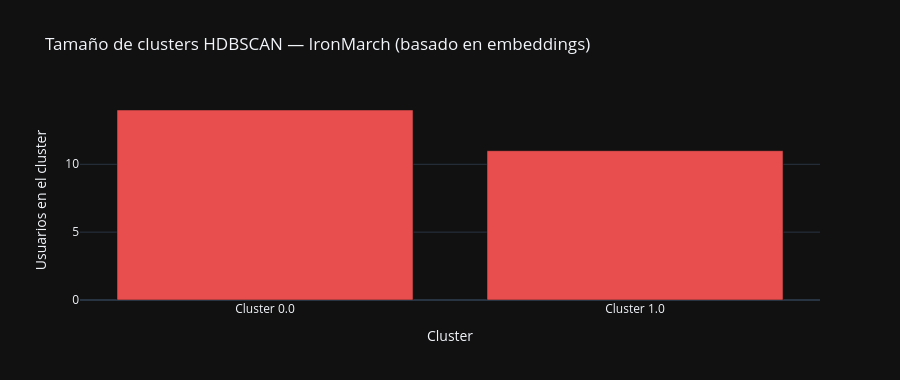

The code cell stored with this chart in its notebook:
### Markdown cell above
## 6. Respuesta a P4: Estructura de comunidades

### Code cell
# P4: Comunidades — visualización del cluster HDBSCAN del embedding

if len(semantic_signals) > 0 and 'hdbscan_cluster' in semantic_signals.columns:
    cluster_dist = semantic_signals['hdbscan_cluster'].value_counts().sort_index()

    # Excluir ruido (-1)
    cluster_real = cluster_dist[cluster_dist.index != -1]

    fig = go.Figure(go.Bar(
        x=[f'Cluster {i}' for i in cluster_real.index],
        y=cluster_real.values,
        marker_color='#E94E4E',
    ))
    fig.update_layout(
        title='Tamaño de clusters HDBSCAN — IronMarch (basado en embeddings)',
        xaxis_title='Cluster', yaxis_title='Usuarios en el cluster',
        template='plotly_dark', height=380,
    )
    fig.show()

    noise_count = cluster_dist.get(-1, 0)
    total = len(semantic_signals)
    print(f'Clusters detectados: {len(cluster_real)}')
    print(f'Usuarios en algún cluster: {cluster_real.sum():,} ({cluster_real.sum()/total*100:.1f}%)')
    print(f'Ruido (sin cluster): {noise_count:,} ({noise_count/total*100:.1f}%)')

    # Mostrar top usuarios por cluster
    if len(posts_clean) > 0:
        post_cnt = posts_clean.groupby('userid').size().reset_index(name='n_posts')
        sigs_with_posts = semantic_signals.merge(post_cnt, on='userid', how='left')

        print('\nTop usuarios por cluster (más prolíficos):')
        for cid in sorted(cluster_real.index):
            members = (
                sigs_with_posts[sigs_with_posts['hdbscan_cluster'] == cid]
                .nlargest(5, 'n_posts')[['username', 'n_posts']]
            )
            names = [f"{r['username']} ({r['n_posts']:,})" for _, r in members.iterrows()]
            print(f'  Cluster {cid}: {" | ".join(names)}')
    # Cross-tab con comunidades Leiden (notebook 02) — dos señales distintas, nunca sinónimas
    if len(structural_signals) > 0 and 'community_id' in structural_signals.columns:
        from sklearn.metrics import adjusted_rand_score
        merged = (
            structural_signals[['userid', 'community_id']]
            .merge(semantic_signals[['userid', 'hdbscan_cluster']], on='userid', how='inner')
            .dropna()
        )
        if len(merged) > 1:
            ari = adjusted_rand_score(merged['community_id'], merged['hdbscan_cluster'])
            print(f'\nCross-tab Leiden (community_id) vs HDBSCAN (hdbscan_cluster): {len(merged):,} usuarios en común')
            print(f'Adjusted Rand Index: {ari:.4f}  (≈0 = señales independientes, ≈1 = misma partición)')
            print(pd.crosstab(merged['community_id'], merged['hdbscan_cluster']).iloc[:5, :8])
        else:
            print('No hay suficientes usuarios en común entre community_id y hdbscan_cluster.')
    else:
        print('community_id no disponible en structural_signals — ejecutar notebook 02 (C9).')
else:
    print('Señales semánticas no disponibles.')
    print('Ejecutar 03_analisis_semantico.ipynb hasta la sección de UMAP+HDBSCAN.')

### Figure 1 — Plotly figure (JSON) as saved in the notebook; plotly's stock layout.template omitted (floating-point values rounded to 4 significant figures)
{"data": [{"marker": {"color": "#E94E4E"}, "type": "bar", "x": ["Cluster 0.0", "Cluster 1.0"], "y": [14, 11]}], "layout": {"height": 380, "title": {"text": "Tamaño de clusters HDBSCAN — IronMarch (basado en embeddings)"}, "xaxis": {"title": {"text": "Cluster"}}, "yaxis": {"title": {"text": "Usuarios en el cluster"}}}}
